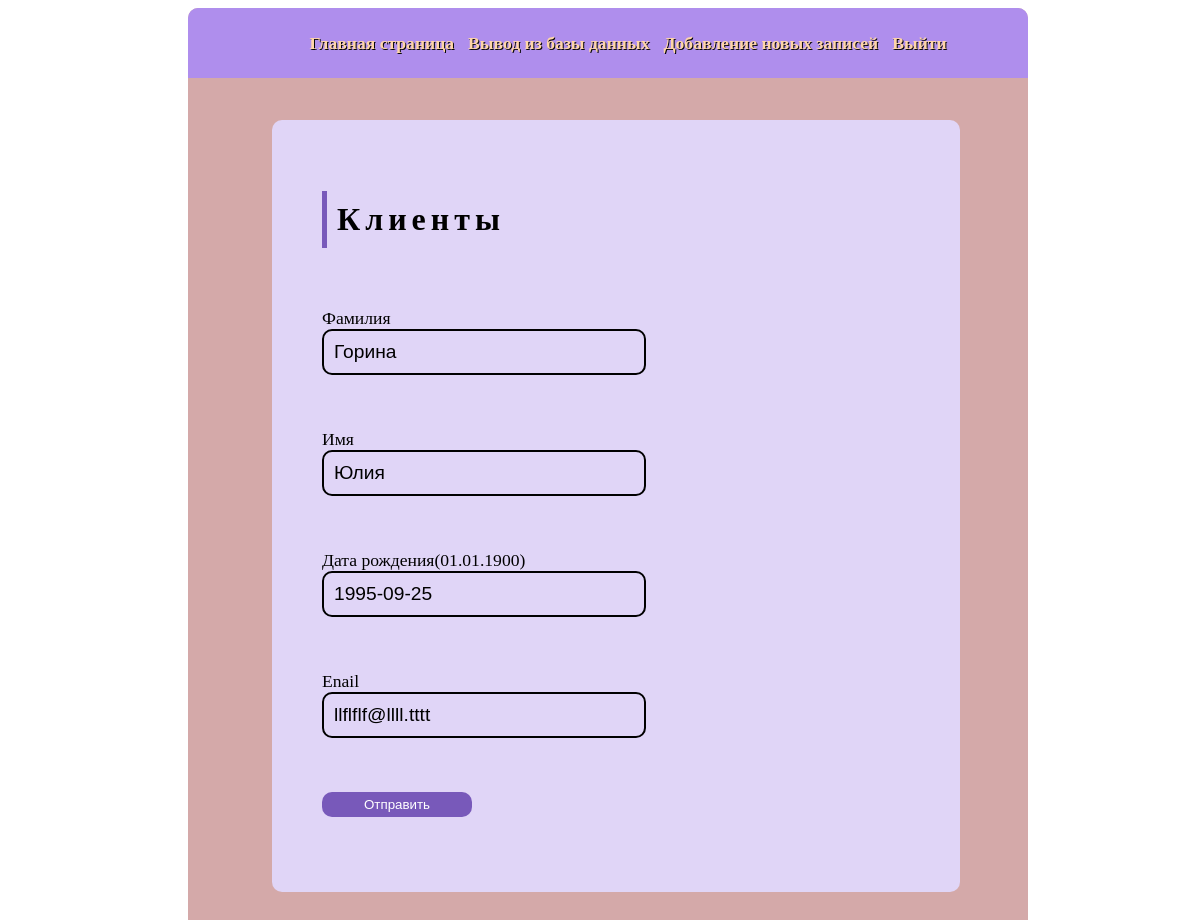
The app's page /update_client/4 (signed in) with its own data.
### main/models.py (models this page shows, shortened)
class Clients(models.Model):
    surname = models.CharField('Фамилия', max_length=50)
    name = models.CharField('Имя', max_length=50)
    data_birth = models.DateField('Дата рождения')
    email = models.EmailField('Почта')
    class Meta:
        verbose_name = 'Клиент'
        verbose_name_plural = 'Клиенты'

### main/views.py (the view)
# urls.py: path('update_client/<int:pk>', views.redact_client.as_view(), name='update_client'),
class redact_client(UpdateView):
    model = Clients
    template_name = 'main/clients.html'
    form_class = ClientsForm

### main/forms.py
class ClientsForm(ModelForm):
    class Meta:
        model = Clients
        fields=['surname', 'name', 'data_birth', 'email']
        widgets={
            "surname": TextInput(attrs={
                'class': 'input'
            }),
            "name": TextInput(attrs={
                'class': 'input'
            }),
            "data_birth": DateInput(attrs={
                'class': 'input'
            }),
            "email": EmailInput(attrs={
                'class': 'input'
            })
        }

### main/templates/main/clients.html (shortened to what this page needs)
{% extends 'main/layout.html' %}
{% block content %}
<div class="center">
  <h1>Клиенты</h1>
  <form method="post">
    <label>Фамилия</label>
    <div class="inputbox">
       {{ form.surname }}
    </div>
    <label>Имя</label>
    <div class="inputbox">
      {{ form.name }}
    </div>
     <label>Дата рождения(01.01.1900)</label>
      <div class="inputbox">
      {{ form.data_birth }}
    </div>
    <label>Enail</label>
      <div class="inputbox">
      {{ form.email }}
    </div>
    <div class="inputbox">
      <input type="submit" value="Отправить">
    </div>
  </form>
</div>
{% endblock %}

### main/static/main/css/main.css (style rules this page uses)
body { width:100%; height:100%; }
.center { position: relative; padding: 50px 50px; background: #e0d5f7; border-radius: 10px; width:70%; margin-left:10%; margin-top:5%; }
.center h1 { font-size: 2em; border-left: 5px solid #7859ba; padding: 10px; color: #000; letter-spacing: 5px; margin-bottom: 60px; font-weight: bold; padding-left: 10px; }
.center .inputbox { position: relative; width: 300px; height: 50px; margin-bottom: 50px; }
.center label { font-size:110%; font-family: "Times New Roman", Times, serif; }
.input { position: absolute; top: 0; left: 0; width: 100%; border: 2px solid #000; outline: none; background: none; padding: 10px; border-radius: 10px; font-size: 1.2em; }
.center .inputbox:last-child { margin-bottom: 0; }
.center .inputbox [type="submit"] { width: 50%; height:25px; background: #7859ba; color: #fff; border: #fff; border-radius:10px; }

### records on screen
Clients: surname "Горина", name "Юлия", data_birth "1995-09-25", email "llflflf@llll.tttt"
